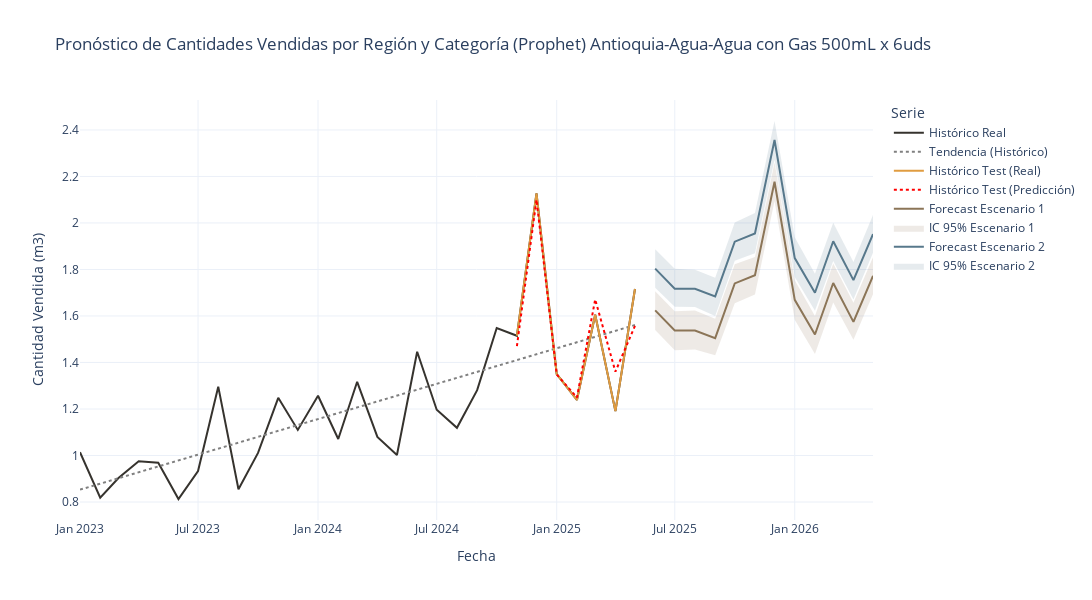

The notebook cell saved with this chart:
### Markdown cell above
## 7. Visualización de Resultados

### Code cell
fig = go.Figure()

# 1. Histórico real completo
fig.add_trace(go.Scatter(
    x=df_hist['ds'],
    y=df_hist['y'],
    mode='lines',
    name='Histórico Real',
    line=dict(color='#36332E')
))

# Línea de tendencia (regresión lineal sobre histórico)
X_trend = df_hist['ds'].map(lambda x: x.toordinal()).values.reshape(-1, 1)
y_trend = df_hist['y'].values
reg = LinearRegression().fit(X_trend, y_trend)
y_trend_pred = reg.predict(X_trend)
fig.add_trace(go.Scatter(
    x=df_hist['ds'],
    y=y_trend_pred,
    mode='lines',
    name='Tendencia (Histórico)',
    line=dict(color='gray', dash='dot')
))

# 2. Test real (últimos n_test meses)
fig.add_trace(go.Scatter(
    x=df_hist['ds'].tail(n_test),
    y=y_true,
    mode='lines',
    name='Histórico Test (Real)',
    line=dict(color='#E09C41')
))

# 3. Predicción test (últimos n_test meses)
fig.add_trace(go.Scatter(
    x=df_hist['ds'].tail(n_test),
    y=y_pred,
    mode='lines',
    name='Histórico Test (Predicción)',
    line=dict(color='red', dash='dot')
))

# 4. Forecast Escenario 1
fig.add_trace(go.Scatter(
    x=df_fcst1['ds'],
    y=df_fcst1['CANTIDAD_VENDIDA_PRED'],
    mode='lines',
    name='Forecast Escenario 1',
    line=dict(color='#8B7557'),
    hovertemplate='<b>Fecha</b>: %{x|%Y-%m-%d}<br>' +
                  '<b>Predicción</b>: %{y:.2f}<br>' +
                  '<b>IC 95% Inferior</b>: %{customdata[0]:.2f}<br>' +
                  '<b>IC 95% Superior</b>: %{customdata[1]:.2f}<extra></extra>',
    customdata=np.stack((df_fcst1['IC_95_LOWER'], df_fcst1['IC_95_UPPER']), axis=-1)
))
# Banda de IC 95% Escenario 1
fig.add_trace(go.Scatter(
    x=pd.concat([df_fcst1['ds'], df_fcst1['ds'][::-1]]),
    y=pd.concat([df_fcst1['IC_95_UPPER'], df_fcst1['IC_95_LOWER'][::-1]]),
    fill='toself',
    fillcolor='rgba(139,117,87,0.15)',
    line=dict(color='rgba(255,255,255,0)'),
    hoverinfo="skip",
    showlegend=True,
    name='IC 95% Escenario 1'
))

# 5. Forecast Escenario 2
fig.add_trace(go.Scatter(
    x=df_fcst2['ds'],
    y=df_fcst2['CANTIDAD_VENDIDA_PRED'],
    mode='lines',
    name='Forecast Escenario 2',
    line=dict(color='#57788B'),
    hovertemplate='<b>Fecha</b>: %{x|%Y-%m-%d}<br>' +
                  '<b>Predicción</b>: %{y:.2f}<br>' +
                  '<b>IC 95% Inferior</b>: %{customdata[0]:.2f}<br>' +
                  '<b>IC 95% Superior</b>: %{customdata[1]:.2f}<extra></extra>',
    customdata=np.stack((df_fcst2['IC_95_LOWER'], df_fcst2['IC_95_UPPER']), axis=-1)
))
# Banda de IC 95% Escenario 2
fig.add_trace(go.Scatter(
    x=pd.concat([df_fcst2['ds'], df_fcst2['ds'][::-1]]),
    y=pd.concat([df_fcst2['IC_95_UPPER'], df_fcst2['IC_95_LOWER'][::-1]]),
    fill='toself',
    fillcolor='rgba(87,120,139,0.15)',
    line=dict(color='rgba(255,255,255,0)'),
    hoverinfo="skip",
    showlegend=True,
    name='IC 95% Escenario 2'
))

fig.update_layout(
    title=f'Pronóstico de Cantidades Vendidas por Región y Categoría (Prophet)\n{producto}',
    xaxis_title='Fecha',
    yaxis_title='Cantidad Vendida (m3)',
    legend_title='Serie',
    template='plotly_white',
    width=1200,
    height=600
)
fig.show()
